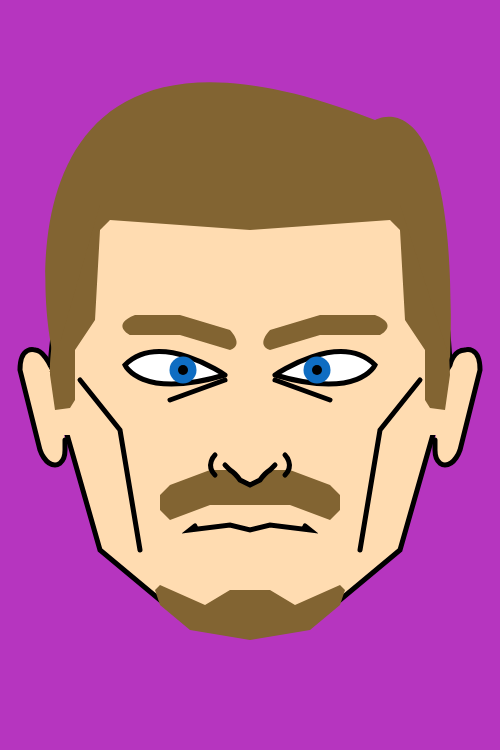
Frame 1 (no input)
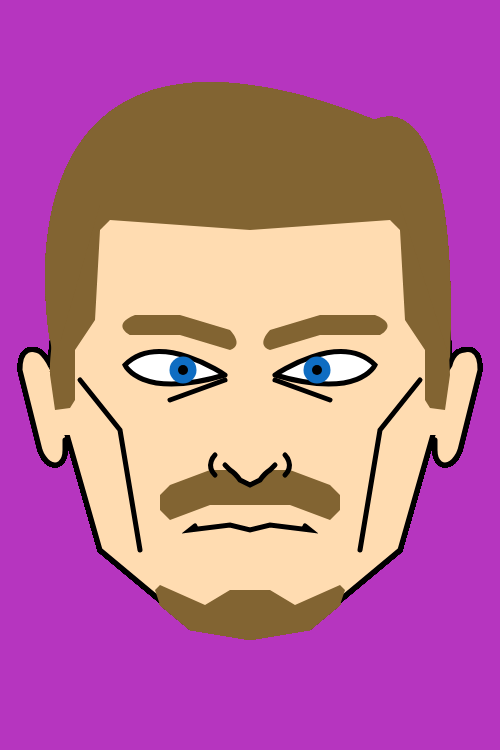
Frame 60 (no input)
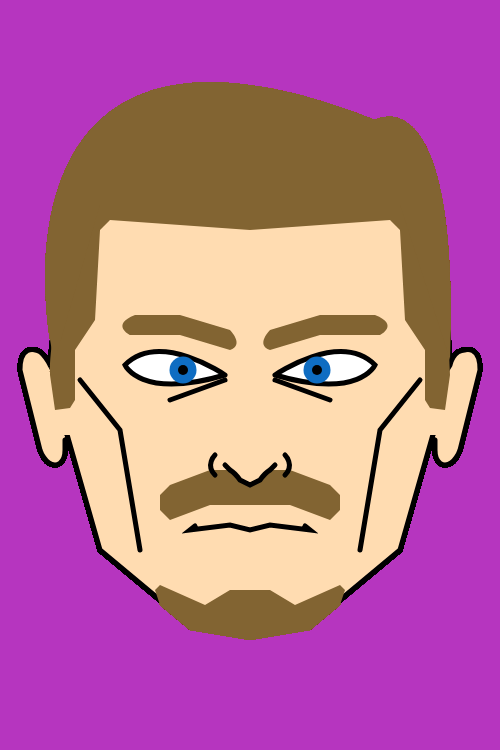
Frame 120 (the mouse pressed at the canvas centre since frame 60)

The p5.js sketch that drew these frames (run headless with seeded random() and noise() and a simulated clock; from frame 60 on, the mouse is pressed at the canvas centre):

// p5.js sketch
// ── sketch.js
var head, wrinkle, ear, eye, mouth, facialhair, nose, eyebrow, hair
var r, g, b

function setup() {
  createCanvas(500, 750)
  background(random(255), random(255), random(255))

  head = 1 + int(random(3))
  wrinkle = 1 + int(random(6))
  ear = 1 + int(random(3))
  eye = 1 + int(random(3))
  mouth = 1 + int(random(3))
  facialhair = 1 + int(random(4))
  nose = 1 + int(random(3))
  eyebrow = 1 + int(random(3))
  hair = 1 + int(random(3))

  r = int(random(255))
  g = int(random(255))
  b = int(random(255))

}

function draw() {

//Heads
  if(head == 1){
    head1()
  }

  if(head == 2){
    head2()
  }

  if(head == 3){
    head3()
  }


//Wrinkles
  if(wrinkle == 1){
    w1()
  }

  if(wrinkle == 2){
    w2()
  }

  if(wrinkle == 3){
    w3()
  }

  if(wrinkle == 4){
    w4()
  }

  if(wrinkle == 5){
    w5()
  }

  if(wrinkle == 6){
  }

//Ears
  if(ear == 1){
    ear1()
  }

  if(ear == 2){
    ear2()
  }

  if(ear == 3){
    ear3()
  }


//Eyes
  if(eye == 1){
    eye1()
  }

  if(eye == 2){
    eye2()
  }

  if(eye == 3){
    eye3()
  }


//Mouths
  if(mouth == 1){
    m1()
  }

  if(mouth == 2){
    m2()
  }

  if(mouth == 3){
    m3()
  }


//Facial Hair
  if(facialhair == 1){
    fh1()
  }

  if(facialhair == 2){
    fh2()
  }

  if(facialhair == 3){
    fh3()
  }

  if(facialhair == 4){
  }

//Nose
  if(nose == 1){
    n1()
  }

  if(nose == 2){
    n2()
  }

  if(nose == 3){
    n3()
  }


//Eyebrows
  if(eyebrow == 1){
    eb1()
  }

  if(eyebrow == 2){
    eb2()
  }

  if(eyebrow == 3){
    eb3()
  }


//hair
  if(hair == 1){
    hair1()
  }

  if(hair == 2){
    hair2()
  }

  if(hair == 3){
    hair3()
  }

//Pupil and Eye color
  push()
  noStroke()
  fill(r, g, b)
  ellipse(183, 370, 27, 27)
  ellipse(317, 370, 27, 27)

  fill(0)
  ellipse(183, 370, 10, 10)
  ellipse(317, 370, 10, 10)
  pop()

}

//Head 1
function head1 (){
  push()
  stroke(0)
  strokeWeight(5)
  fill(255, 220, 177)

  beginShape()
  vertex(50,375)
  bezierVertex(50, 375, 50, 125, 250, 125)
  bezierVertex(250, 125, 450, 125, 450, 375)
  vertex(450, 375)
  vertex(425, 500)
  vertex(310, 625)
  vertex(190, 625)
  vertex(75 , 500)
  endShape(CLOSE)
  pop()
}

//Head 2
function head2 (){
  push()
  beginShape()
  stroke(0)
  strokeWeight(5)
  fill(255, 220, 177)

  vertex(50,375)
  bezierVertex(50, 375, 50, 125, 250, 125)
  bezierVertex(250, 125, 450, 125, 450, 375)
  vertex(450, 375)
  vertex(400, 550)
  vertex(310, 625)
  vertex(190, 625)
  vertex(100 , 550)
  endShape(CLOSE)
  pop()
}

//Head 3
function head3 () {
  push()
  stroke(0)
  strokeWeight(5)
  fill(255, 220, 177)

  beginShape()
  vertex(50,375)
  bezierVertex(50, 375, 50, 125, 250, 125)
  bezierVertex(250, 125, 450, 125, 450, 375)
  vertex(450, 375)
  vertex(430, 475)
  vertex(405, 520)
  vertex(340, 595)
  vertex(310, 615)
  vertex(250, 625)
  vertex(190, 615)
  vertex(160, 595)
  vertex(95, 520)
  vertex(70 , 475)
  endShape(CLOSE)
  pop()
}

//Wrinkle 1
function w1 (){
  push()
  stroke(0)
  strokeWeight(5)
  noFill()

  beginShape()
  vertex(210, 455)
  bezierVertex(210, 455, 160, 500, 160, 570)
  vertex(160, 570)
  endShape()

  beginShape()
  vertex(290, 455)
  bezierVertex(290, 455, 340, 500, 340, 570)
  vertex(340, 570)
  endShape()
  pop()
}

//Wrinkle 2
function w2 (){
  push()
  stroke(0)
  strokeWeight(5)
  noFill()

  beginShape()
  vertex(225, 380)
  vertex(170, 400)
  endShape()

  beginShape()
  vertex(275, 380)
  vertex(330, 400)
  endShape()
  pop()
}

//Wrinkle 3
function w3 (){
  push()
  stroke(0)
  strokeWeight(5)
  noFill()

  beginShape()
  vertex(80, 380)
  vertex(120, 430)
  vertex(140, 550)
  endShape()

  beginShape()
  vertex(420, 380)
  vertex(380, 430)
  vertex(360, 550)
  endShape()
  pop()
}

//Wrinkle 4
function w4 (){
  push()
  stroke(0)
  strokeWeight(5)
  noFill()

  beginShape()
  vertex(225, 380)
  vertex(170, 400)
  endShape()

  beginShape()
  vertex(275, 380)
  vertex(330, 400)
  endShape()

  beginShape()
  vertex(210, 455)
  bezierVertex(210, 455, 160, 500, 160, 570)
  vertex(160, 570)
  endShape()

  beginShape()
  vertex(290, 455)
  bezierVertex(290, 455, 340, 500, 340, 570)
  vertex(340, 570)
  endShape()
  pop()
}

//Wrickle 5
function w5() {
  push()
  stroke(0)
  strokeWeight(5)
  noFill()

  beginShape()
  vertex(80, 380)
  vertex(120, 430)
  vertex(140, 550)
  endShape()

  beginShape()
  vertex(420, 380)
  vertex(380, 430)
  vertex(360, 550)
  endShape()

  beginShape()
  vertex(225, 380)
  vertex(170, 400)
  endShape()

  beginShape()
  vertex(275, 380)
  vertex(330, 400)
  endShape()
  pop()
}

//Ears 1
function ear1 (){
  push()
  stroke(0)
  strokeWeight(5)
  fill(255, 220, 177)

  beginShape()
  vertex(53, 370)
  vertex(50, 365)
  bezierVertex(50, 365, 43, 350, 35, 350)
  vertex(35, 350)
  bezierVertex(35, 350, 20, 345, 20, 370)
  vertex(20, 370)
  vertex(40, 450)
  bezierVertex(40, 450, 45, 465, 55, 465)
  vertex(55, 465)
  bezierVertex(55, 465, 65, 465, 65, 450)
  vertex(65, 450)
  vertex(65, 440)
  endShape()

  beginShape()
  vertex(447, 370)
  vertex(450, 365)
  bezierVertex(450, 365, 453, 350, 465, 350)
  vertex(465, 350)
  bezierVertex(465, 350, 480, 345, 480, 370)
  vertex(480, 370)
  vertex(460, 450)
  bezierVertex(460, 450, 455, 465, 445, 465)
  vertex(445, 465)
  bezierVertex(445, 465, 435, 465, 435, 450)
  vertex(435, 450)
  vertex(435, 440)
  endShape()

  noStroke()
  fill(255, 220, 177)

  beginShape()
  vertex(45, 375)
  vertex(55, 375)
  vertex(75, 435)
  vertex(60, 435)
  endShape()

  beginShape()
  vertex(455, 375)
  vertex(445, 375)
  vertex(425, 435)
  vertex(440, 435)
  endShape()
  pop()
}

//Ears 2
function ear2(){
  push()
  stroke(0)
  strokeWeight(5)
  fill(255, 220, 177)

  beginShape()
  vertex(53, 370)
  vertex(50, 365)
  bezierVertex(50, 365, 43, 350, 20, 340)
  vertex(20, 340)
  vertex(20, 370)
  vertex(25, 415)
  vertex(50, 450)
  bezierVertex(50, 450, 60, 465, 70, 465)
  vertex(70, 465)
  bezierVertex(70, 465, 80, 465, 75, 450)
  vertex(75, 450)
  vertex(73, 440)
  endShape()

  beginShape()
  vertex(447, 370)
  vertex(450, 365)
  bezierVertex(450, 365, 453, 350, 480, 340)
  vertex(480, 340)
  vertex(480, 370)
  vertex(475, 415)
  vertex(450, 450)
  bezierVertex(450, 450, 440, 465, 430, 465)
  vertex(430, 465)
  bezierVertex(430, 465, 420, 465, 425, 450)
  vertex(425, 450)
  vertex(427, 440)
  endShape()
}

//Ears 3
function ear3(){
  push()
  stroke(0)
  strokeWeight(5)
  fill(255, 220, 177)

  beginShape()
  vertex(53, 370)
  vertex(50, 365)
  bezierVertex(50, 365, 43, 350, 35, 350)
  vertex(35, 350)
  bezierVertex(35, 350, 20, 345, 15, 370)
  vertex(15, 370)
  vertex(20, 410)
  vertex(30, 435)
  vertex(40, 450)
  bezierVertex(40, 450, 45, 465, 55, 465)
  vertex(55, 465)
  bezierVertex(55, 465, 65, 465, 65, 450)
  vertex(65, 450)
  vertex(65, 440)
  endShape()

  beginShape()
  vertex(447, 370)
  vertex(450, 365)
  bezierVertex(450, 365, 453, 350, 465, 350)
  vertex(465, 350)
  bezierVertex(465, 350, 480, 345, 485, 370)
  vertex(485, 370)
  vertex(480, 410)
  vertex(470, 435)
  vertex(460, 450)
  bezierVertex(460, 450, 455, 465, 445, 465)
  vertex(445, 465)
  bezierVertex(445, 465, 435, 465, 435, 450)
  vertex(435, 450)
  vertex(435, 440)
  endShape()

  noStroke()
  fill(255, 220, 177)

  beginShape()
  vertex(45, 375)
  vertex(55, 375)
  vertex(75, 435)
  vertex(60, 435)
  endShape()

  beginShape()
  vertex(455, 375)
  vertex(445, 375)
  vertex(425, 435)
  vertex(440, 435)
  endShape()
  pop()
}

//eyes 1
function eye1(){
  push()
  stroke(0)
  strokeWeight(5)
  fill(255)

  beginShape()
  vertex(275, 375)
  bezierVertex(275, 375, 340, 330, 375, 365)
  vertex(375, 365)
  bezierVertex(375, 365, 360, 400, 275, 375)
  endShape()

  beginShape()
  vertex(225, 375)
  bezierVertex(225, 375, 160, 330, 125, 365)
  vertex(125, 365)
  bezierVertex(125, 365, 140, 400, 225, 375)
  endShape()
  pop()
}

//eyes 2
function eye2(){
  push()
  stroke(0)
  strokeWeight(5)
  fill(255)

  beginShape()
  vertex(275, 375)
  bezierVertex(275, 375, 310, 330, 375, 365)
  vertex(375, 365)
  bezierVertex(375, 365, 320, 400, 275, 375)
  endShape()

  beginShape()
  vertex(225, 375)
  bezierVertex(225, 375, 190, 330, 125, 365)
  vertex(125, 365)
  bezierVertex(125, 365, 180, 400, 225, 375)
  endShape()
  pop()
}

//eyes 3
function eye3(){
  push()
  stroke(0)
  strokeWeight(5)
  fill(255)

  beginShape()
  vertex(275, 375)
  bezierVertex(275, 375, 300, 330, 375, 365)
  vertex(375, 365)
  bezierVertex(375, 365, 360, 400, 275, 385)
  endShape(CLOSE)

  beginShape()
  vertex(225, 375)
  bezierVertex(225, 375, 200, 330, 125, 365)
  vertex(125, 365)
  bezierVertex(125, 365, 140, 400, 225, 385)
  endShape(CLOSE)
  pop()
}

//Mouth 1
function m1 (){
  push()
  stroke(0)
  strokeWeight(5)
  noFill()

  beginShape()
  vertex(195, 526)
  vertex(190, 530)
  vertex(230, 525)
  vertex(250, 530)
  vertex(270, 525)
  vertex(310, 530)
  vertex(305, 526)
  endShape()
  pop()
}

//Mouth 2
function m2 (){
  push()
  noStroke()
  fill(250, 0, 0)

  beginShape()
  vertex(187, 528)
  bezierVertex(187, 528, 215, 510, 240, 510,)
  vertex(240, 510)
  vertex(250, 515)
  vertex(260, 510)
  bezierVertex(260, 510, 285, 510, 313, 528)
  vertex(313, 528)
  vertex(300, 535)
  vertex(250, 530)
  vertex(200, 535)
  endShape()

  stroke(0)
  strokeWeight(5)
  noFill()

  beginShape()
  vertex(190, 530)
  bezierVertex(190, 530, 210, 540, 250, 530)
  vertex(250, 530)
  bezierVertex(250, 530, 290, 540, 310, 530)
  vertex(310, 530)
  endShape()
  pop()
}

//Mouth 3
function m3(){
  push()
  stroke(0)
  strokeWeight(5)
  noFill()

  beginShape()
  vertex(190, 520)
  bezierVertex(190, 520, 210, 530, 235, 523)
  vertex(235, 523)
  vertex(250, 530)
  vertex(265, 523)
  bezierVertex(265, 523, 290, 530, 310, 520)
  vertex(310, 520)
  endShape()
  pop()
}

//Facial Hair 1
function fh1(){
  push()
  noStroke()
  fill(130, 100 , 50)
  
  beginShape()
  vertex(210, 470)
  vertex(290, 470)
  vertex(330, 485)
  vertex(340, 495)
  vertex(340, 510)
  vertex(330, 520)
  vertex(290, 505)
  vertex(210, 505)
  vertex(170, 520)
  vertex(160, 510)
  vertex(160, 495)
  vertex(170, 485)
  endShape()
  pop()
}

//facial Hair 2
function fh2(){
  push()
  noStroke()
  fill(130, 100 , 50)
  
  beginShape()
  vertex(210, 470)
  vertex(290, 470)
  vertex(330, 485)
  vertex(340, 495)
  vertex(340, 510)
  vertex(330, 520)
  vertex(290, 505)
  vertex(210, 505)
  vertex(170, 520)
  vertex(160, 510)
  vertex(160, 495)
  vertex(170, 485)
  endShape()

  beginShape()
  vertex(155, 590)
  vertex(160, 585)
  vertex(205, 605)
  vertex(230, 590)
  vertex(270, 590)
  vertex(295, 605)
  vertex(340, 585)
  vertex(345, 590)
  vertex(340, 605)
  vertex(310, 630)
  vertex(250, 640)
  vertex(190, 630)
  vertex(160, 605)
  endShape()
  pop()
}

function fh3(){
//facial Hair 3
  push()
  noStroke()
  fill(130, 100 , 50)
  
  beginShape()
  vertex(210, 470)
  vertex(290, 470)
  vertex(330, 485)
  vertex(340, 495)
  vertex(340, 510)
  vertex(330, 520)
  vertex(290, 505)
  vertex(210, 505)
  vertex(170, 520)
  vertex(160, 510)
  vertex(160, 495)
  vertex(170, 485)
  endShape()

  beginShape()
  vertex(235, 555)
  vertex(265, 555)
  vertex(260, 565)
  vertex(250, 570)
  vertex(240, 565)
  endShape()

  beginShape()
  vertex(50, 350)
  vertex(70, 350)
  vertex(80, 460)
  vertex(130, 490)
  vertex(155, 540)
  vertex(160, 520)
  vertex(165, 520)
  vertex(165, 585)
  vertex(205, 605)
  vertex(230, 590)
  vertex(270, 590)
  vertex(295, 605)
  vertex(335, 585)
  vertex(335, 520)
  vertex(340, 520)
  vertex(345, 540)
  vertex(370, 490)
  vertex(420, 460)
  vertex(430, 350)
  vertex(450, 350)
  vertex(430, 510)
  vertex(410, 550)
  vertex(370, 590)
  vertex(310, 630)
  vertex(250, 640)
  vertex(190, 630)
  vertex(130, 590)
  vertex(90, 550)
  vertex(70, 510)
  endShape()
  pop()
}

//Nose 1
function n1(){
  push()
  stroke(0)
  strokeWeight(5)
  fill(255, 220, 177)

  line(250, 375, 250, 450)

  beginShape()
  vertex(220, 460)
  bezierVertex(220, 460, 230, 465, 240, 480)
  vertex(240, 480)
  vertex(260, 480)
  bezierVertex(260, 480, 270, 465, 280, 460)
  vertex(280, 460)
  endShape()
  pop()
}

//Nose 2
function n2 (){
  push()
  stroke(0)
  strokeWeight(5)
  noFill()

  beginShape()
  vertex(215, 455)
  bezierVertex(215, 455, 205, 465, 215, 475)
  vertex(215, 475)
  endShape()

  beginShape()
  vertex(285, 455)
  bezierVertex(285, 455, 295, 465, 285, 475)
  vertex(285, 475)
  endShape()

  fill(255, 220, 177)
  beginShape()
  vertex(225, 465)
  vertex(230, 470)
  bezierVertex(230, 470, 235, 473, 240, 480)
  vertex(240, 480)
  vertex(250, 485)
  vertex(260, 480)
  bezierVertex(260, 480, 265, 473, 270, 470)
  vertex(275, 465)
  endShape()
  pop()
}

//Nose 3
function n3 (){
  push()
  stroke(0)
  strokeWeight(5)
  noFill()

  beginShape()
  vertex(215, 445)
  bezierVertex(215, 445, 205, 455, 215, 470)
  vertex(215, 470)
  endShape()

  beginShape()
  vertex(285, 445)
  bezierVertex(285, 445, 295, 455, 285, 470)
  vertex(285, 470)
  endShape()

  fill(255, 220, 177)
  beginShape()
  vertex(215, 470)
  bezierVertex(215, 470, 230, 470, 240, 480)
  vertex(240, 480)
  vertex(260, 480)
  bezierVertex(260, 480, 270, 470, 285, 470)
  vertex(285, 470)
  endShape()
  pop()
}

//Eyebrow 1
function eb1 (){
  push()
  noStroke()
  fill(130, 100 , 50)

  beginShape()
  vertex(225, 340)
  vertex(160, 330)
  vertex(120, 340)
  vertex(165, 320)
  vertex(225, 330)
  bezierVertex(225, 330, 235, 335, 225, 340)
  endShape()

  beginShape()
  vertex(275, 340)
  vertex(340, 330)
  vertex(380, 340)
  vertex(335, 320)
  vertex(275, 330)
  bezierVertex(275, 330, 265, 335, 275, 340)
  endShape()
  pop()
}

//Eyebrow 2
function eb2() {
  push()
  noStroke()
  fill(130, 100 , 50)

  beginShape()
  vertex(225, 340)
  bezierVertex(225, 340, 160, 300, 120, 340)
  vertex(120, 340)
  bezierVertex(120, 340, 160, 290, 225, 330)
  vertex(225, 330)
  bezierVertex(225, 330, 235, 335, 225, 340)
  endShape()

  beginShape()
  vertex(275, 340)
  bezierVertex(275, 340, 340, 300, 380, 340)
  vertex(380, 340)
  bezierVertex(380, 340, 340, 290, 275, 330)
  vertex(275, 330)
  bezierVertex(275, 330, 265, 335, 275, 340)
  endShape()
  pop()
}

//Eyebrow 3
function eb3 (){
  push()
  noStroke()
  fill(130, 100 , 50)

  beginShape()
  vertex(230, 350)
  vertex(180, 335)
  vertex(130, 335)
  bezierVertex(130, 335, 110, 325, 135, 315)
  vertex(135, 315)
  vertex(180, 315)
  vertex(230, 330)
  bezierVertex(230, 330, 245, 345, 230, 350)
  endShape()

  beginShape()
  vertex(270, 350)
  vertex(320, 335)
  vertex(380, 335)
  bezierVertex(380, 335, 400, 325, 375, 315)
  vertex(375, 315)
  vertex(320, 315)
  vertex(270, 330)
  bezierVertex(270, 330, 255, 345, 270, 350)
  endShape()
  pop()
}

//Hair 1
function hair1(){
  push()
  noStroke()
  fill(130, 100 , 50)

  beginShape()
  vertex(50,375)
  bezierVertex(50, 375, 50, 125, 250, 125)
  bezierVertex(250, 125, 450, 125, 450, 375)
  vertex(450, 375)
  vertex(445, 410)
  vertex(430, 408)
  vertex(425, 400)
  vertex(425, 350)
  vertex(405, 320)
  vertex(400, 230)
  vertex(390, 220)
  vertex(250, 230)
  vertex(110, 220)
  vertex(100, 230)
  vertex(95, 320)
  vertex(75, 350)
  vertex(75, 400)
  vertex(70, 408) 
  vertex(55, 410)
  endShape()
  pop()
}

//Hair 2
function hair2(){
  push()
  noStroke()
  fill(130, 100 , 50)

  beginShape()
  vertex(50,375)
  bezierVertex(50, 375, 50, 125, 250, 125)
  bezierVertex(250, 125, 450, 125, 450, 375)
  vertex(450, 375)
  vertex(445, 410)
  vertex(430, 408)
  vertex(425, 400)
  vertex(425, 350)
  vertex(405, 320)
  vertex(400, 230)
  vertex(390, 220)
  vertex(250, 230)
  vertex(110, 220)
  vertex(100, 230)
  vertex(95, 320)
  vertex(75, 350)
  vertex(75, 400)
  vertex(70, 408) 
  vertex(55, 410)
  endShape()

  beginShape()
  vertex(65, 490)
  bezierVertex(65, 490, 40, 450, 40, 350)
  vertex(40, 350)
  bezierVertex(40, 350, 90, 50, 250, 110)
  vertex(250, 110)
  bezierVertex(250, 110, 410, 50, 460, 350)
  vertex(460, 350)
  bezierVertex(460, 350, 460, 450, 435, 490)
  vertex(435, 490)
  vertex(420, 250)
  vertex(350, 160)
  vertex(150, 160)
  vertex(80, 250)
  endShape()
  pop()
}

//Hair 3
function hair3(){
  push()
  noStroke()
  fill(130, 100 , 50)

  beginShape()
  vertex(50,375)
  bezierVertex(50, 375, 50, 125, 250, 125)
  bezierVertex(250, 125, 450, 125, 450, 375)
  vertex(450, 375)
  vertex(445, 410)
  vertex(430, 408)
  vertex(425, 400)
  vertex(425, 350)
  vertex(405, 320)
  vertex(400, 230)
  vertex(390, 220)
  vertex(250, 230)
  vertex(110, 220)
  vertex(100, 230)
  vertex(95, 320)
  vertex(75, 350)
  vertex(75, 400)
  vertex(70, 408) 
  vertex(55, 410)
  endShape()

  beginShape()
  vertex(55, 360)
  bezierVertex(50, 360, -30, -40, 375, 120)
  vertex(375, 120)
  bezierVertex(375, 120, 460, 70, 450, 360)
  vertex(450, 360)
  vertex(400, 205)
  vertex(100, 205)
  endShape()
  pop()
}
